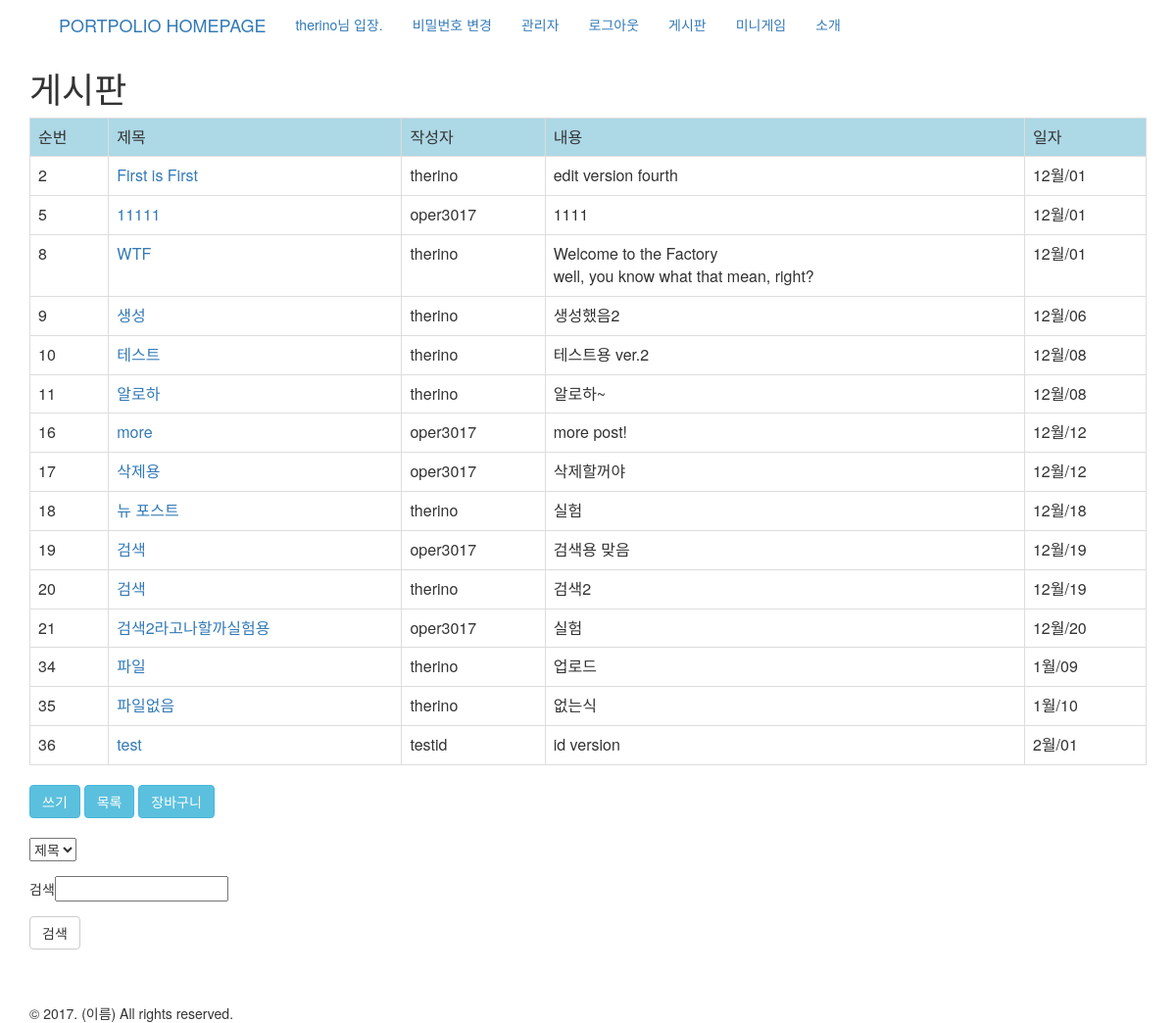
/board/ (signed in), run on the app's committed database.
### board/models.py (models this page shows, shortened)
class Post(models.Model):
    author = models.ForeignKey('auth.User')
    title = models.CharField(max_length=200)
    text = models.TextField()
    created_date = models.DateTimeField(
            default=timezone.now)
    published_date = models.DateTimeField(
            blank=True, null=True)

### board/views.py (the view)
def post_list(request):
    posts = Post.objects.all()
    form = BoardSearchForm()
    return render(request, 'board/post_list.html', {'posts': posts, 'form':form})

### board/forms.py
class BoardSearchForm(forms.Form):
    search_word = forms.CharField(label='검색')
    search_filter= forms.CharField(widget=forms.Select(choices=CHOICES))

### board/templates/board/post_list.html (shortened to what this page needs)
{% extends 'board/base_board.html' %}
{% block content_board %}
    <div class="table-responsive">
        <table class="table table-bordered table-hover">
            <tr style="background-color : lightblue">
                <td>순번</td>
                <td>제목</td>
                <td>작성자</td>
                <td>내용</td>
                <td>일자</td>
            </tr>
        {% for post in posts %}
            <tr>
                <td>{{ post.id }}</td>
                <td><a href="{% url 'board:post_detail' pk=post.pk %}">{{ post.title }}</a></td>
                <td>{{ post.author }}</td>
                <td>{{ post.text|linebreaksbr }}</td>
                <td>{{ post.created_date|date:"M/d"|lower }}</td>
            </tr>
        {% endfor %}
        </table>
    </div>
{% endblock %}

### templates/base.html (shortened to what this page needs)
<head>
    <link rel="stylesheet" href="https://maxcdn.bootstrapcdn.com/bootstrap/3.3.7/css/bootstrap.min.css">
    {% load staticfiles %}
</head>
<body>
    <div class="container">
        <nav class="nav">
            <div class="container-fluid">
                <div class="navbar-header"><a class="navbar-brand" href="{% url 'home' %}">PORTPOLIO HOMEPAGE</a></div>
                    <ul class="nav navbar-nav">
                        {% if user.is_active %}
                        <li><a href="">{% firstof user.get_short_name user.get_username %}님 입장.</a></li>
                        <li>
                            <a href="{% url 'password_change' %}">비밀번호 변경</a>
                        </li>
                        {% if user.is_superuser %}
                        <li>
                            <a href="{% url 'admin:index' %}">관리자</a>
                        </li>
                        {% endif %}
                        <li>
                            <a href="{% url 'logout' %}">로그아웃</a>
                        </li>
                        {% endif %}
                        <li>
                            <a href="{% url 'board:index' %}">게시판</a>
                        </li>
                        <li>
                            <a href="{% url 'board:script' %}">미니게임</a>
                        </li>
                        <li>
                            <a href="{% url 'board:resume' %}">소개</a>
                        </li>
                    </ul>
            </div>
        </nav>
        {% block content %}{% endblock %}
        <br><br>
        {% block footer %}
        <div>&copy; 2017. (이름) All rights reserved.</div>{% endblock %}
    </div>
</body>
</html>

### data on the page
Post: id "2", title "First is First", author "therino", text "edit version fourth", created_date "12월/01"
Post: id "5", title "11111", author "oper3017", text "1111", created_date "12월/01"
Post: id "8", title "WTF", author "therino", text "Welcome to the Factory well, you know what that mean, right?", created_date "12월/01"
Post: id "9", title "생성", author "therino", text "생성했음2", created_date "12월/06"
Post: id "10", title "테스트", author "therino", text "테스트용 ver.2", created_date "12월/08"
Post: id "11", title "알로하", author "therino", text "알로하~", created_date "12월/08"
Post: id "16", title "more", author "oper3017", text "more post!", created_date "12월/12"
Post: id "17", title "삭제용", author "oper3017", text "삭제할꺼야", created_date "12월/12"
Post: id "18", title "뉴 포스트", author "therino", text "실험", created_date "12월/18"
Post: id "19", title "검색", author "oper3017", text "검색용 맞음", created_date "12월/19"
Post: id "20", title "검색", author "therino", text "검색2", created_date "12월/19"
Post: id "21", title "검색2라고나할까실험용", author "oper3017", text "실험", created_date "12월/20"
Post: id "34", title "파일", author "therino", text "업로드", created_date "1월/09"
Post: id "35", title "파일없음", author "therino", text "없는식", created_date "1월/10"
Post: id "36", title "test", author "testid", text "id version", created_date "2월/01"
